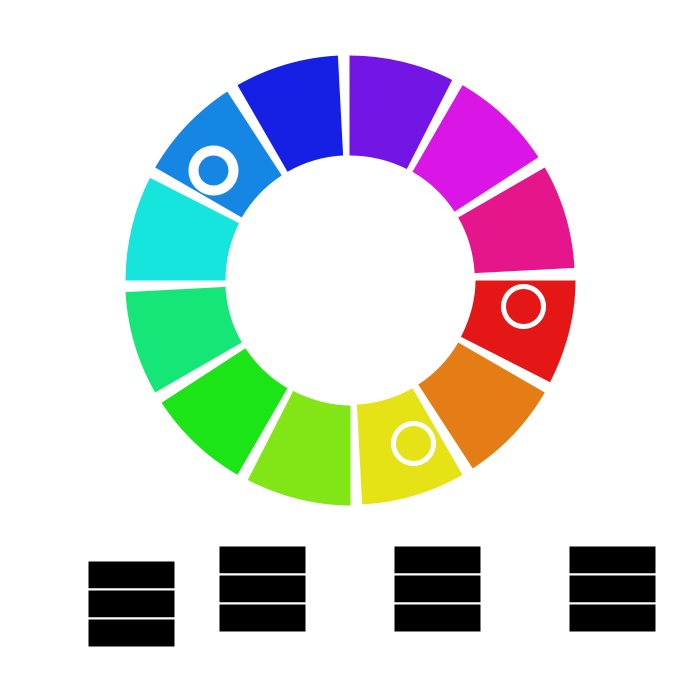
Frame 1 (no input)
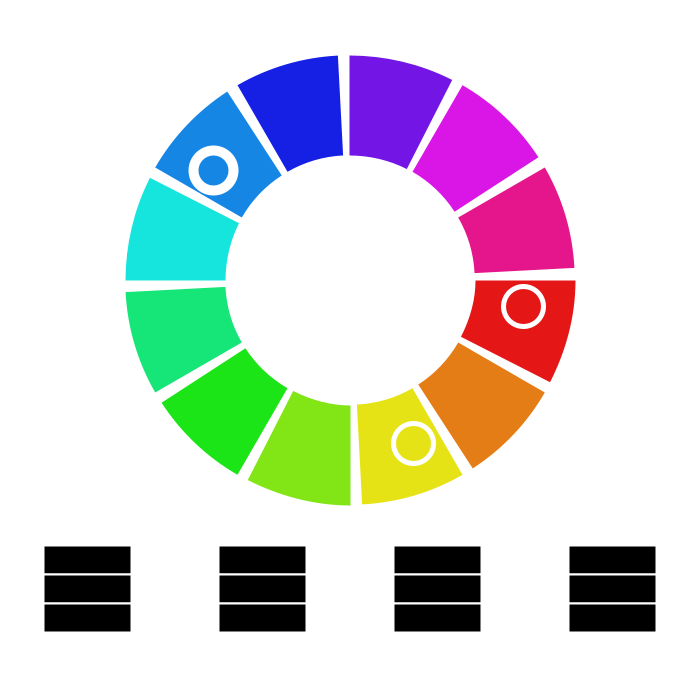
Frame 60 (the mouse pressed at the canvas centre just before this capture)
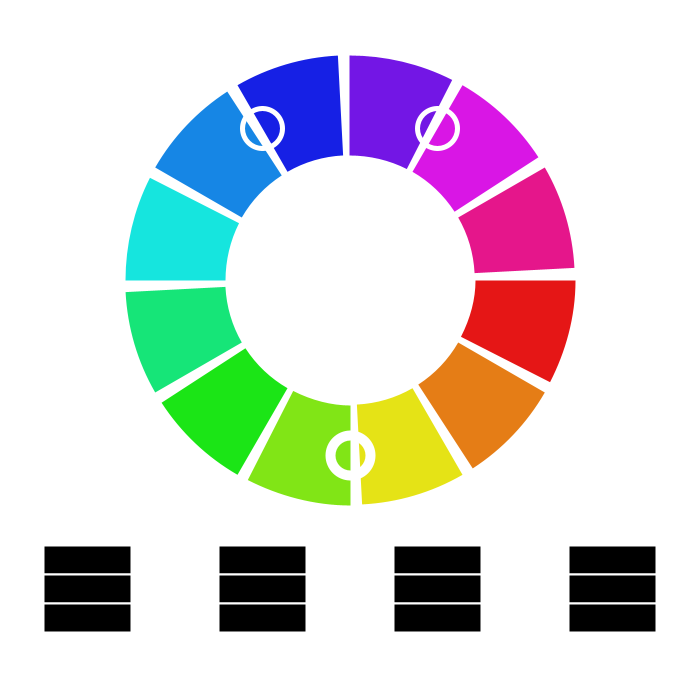
Frame 120 (the mouse held since frame 60 and released just before this capture)

The Processing sketch that drew these frames (run headless with seeded random() and noise(); from frame 60 on, the mouse is pressed at the canvas centre):

// Processing sketch: processing_151922
// ── processing_151922.pde

float oX, oY, diam, unit, x, y, c2x, c2y, c3x, c3y;
int num = 12, sz = 40, sat=90, br=90, modus, counter;
color[] f1 = {
  #000000, #000000, #000000, #000000
}; //array for the fill colors
color[] f2 = {
  #000000, #000000, #000000, #000000
}; //array for the fill colors
color[] f3 = {
  #000000, #000000, #000000, #000000
}; //array for the fill colors

void setup() {
  size(700, 700);
  colorMode(HSB, 255, 100, 100);
  strokeCap(SQUARE);
  oX = width/2;
  oY = height*.4;
  diam = width/2;
  unit = TWO_PI/num;
}

void draw() {
  background(#ffffff);

  for (int i=0; i<num; i++) {

    noFill();
    stroke(255/num*i, constrain(sat, 10, 100), constrain(br, 10, 100));
    strokeWeight(100);
    arc(oX, oY, diam, diam, i*unit, (i+0.9)*unit);
  }

  float angleC1 = atan2(mouseY-oY, mouseX-oX);
  x = oX + cos(angleC1)*(diam/2);
  y = oY + sin(angleC1)*(diam/2);

  float angleC2 = atan2(y-oY, x-oX)+PI-unit;
  c2x = oX + cos(angleC2)*diam/2; 
  c2y = oY + sin(angleC2)*diam/2; 

  float angleC3 = atan2(y-oY, x-oX)+PI+unit;
  c3x = oX + cos(angleC3)*diam/2; 
  c3y = oY + sin(angleC3)*diam/2; 

  strokeWeight(10);
  stroke(#ffffff);
  ellipse(x, y, sz, sz);
  strokeWeight(5);
  ellipse(c2x, c2y, sz, sz);
  strokeWeight(5);
  ellipse(c3x, c3y, sz, sz);

  float slice = width/4;
  float boxSize = slice*.5;

  for (int i=0; i<4; i++) {
    strokeWeight(2);
    fill(f1[i]);
    rect((i+0.5)*slice, width*.8+(boxSize/3*0), boxSize, boxSize/3);
    fill(f2[i]);
    rect((i+0.5)*slice, width*.8+(boxSize/3), boxSize, boxSize/3);
    fill(f3[i]);
    rect((i+0.5)*slice, width*.8+(boxSize/3*2), boxSize, boxSize/3);
    strokeWeight(20);
    rectMode(CENTER);
  }
}

void mouseClicked() {
  f1[counter]=get(int(x), int(y));
  f2[counter]=get(int(c2x), int(c2y));
  f3[counter]=get(int(c3x), int(c3y));
  counter++;
  if (counter>3) counter=0;
}


void keyPressed() {
  if (key==CODED) {
    if (keyCode==LEFT) {
      sat--;
    }
    if (keyCode==RIGHT) {
      sat++;
    }
    if (keyCode==UP) {
      br++;
    }
    if (keyCode==DOWN) {
      br--;
    }
  }
  if (key=='r') {
    br =90;
    sat=90;
  }
}
